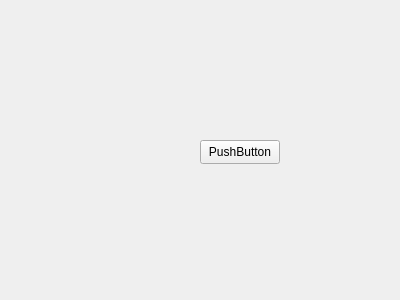
<?xml version="1.0" encoding="UTF-8"?>
<ui version="4.0">
 <class>Form</class>
 <widget class="QWidget" name="Form">
  <property name="geometry">
   <rect>
    <x>0</x>
    <y>0</y>
    <width>400</width>
    <height>300</height>
   </rect>
  </property>
  <property name="windowTitle">
   <string>Form</string>
  </property>
  <widget class="QPushButton" name="pushButton">
   <property name="geometry">
    <rect>
     <x>200</x>
     <y>140</y>
     <width>80</width>
     <height>24</height>
    </rect>
   </property>
   <property name="text">
    <string>PushButton</string>
   </property>
  </widget>
 </widget>
 <resources/>
 <connections/>
</ui>
